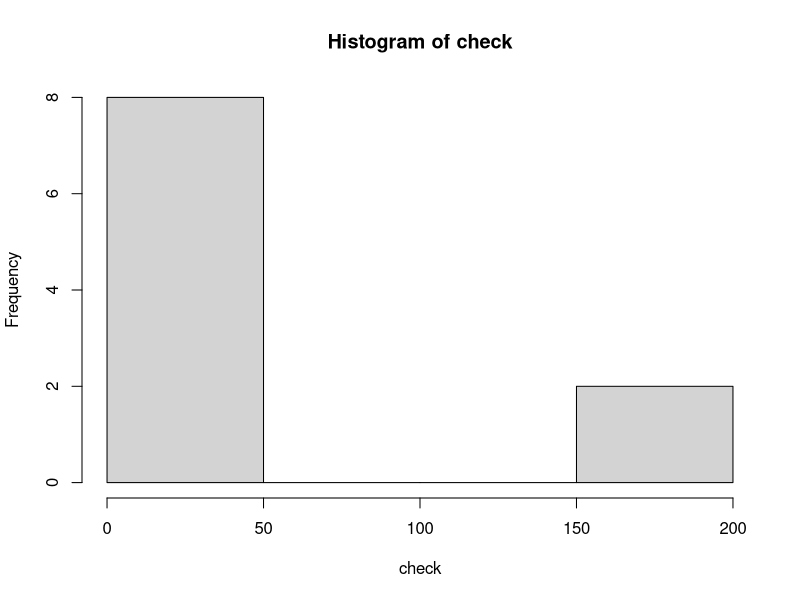

Write R code to recreate this figure. (Note: this script raises an error after producing the figure.)

#CA04 
#student number:10369317
#Carlos Justo

library(stringr)
library(stats)
library(base)


setwd("D:/Python27")
my_commits <- read.csv("changes.csv", header = TRUE, stringsAsFactors = F)

summary(my_commits)
str(my_commits)
names(my_commits)


unique(my_commits$author)
check<-table(my_commits$author)
check
hist(check) #histogram counting the commimentments by author

barplot(counts, main="Author Breakdown",xlab="Commits per author", col=c("Darkblue"))

data_set <- subset(my_commits, author != "/OU=Domain Control Validated/CN=svn.company.net")
new_data<-subset(data_set, author != "ajon0002")
unique(new_data$author)

check<-table(new_data$author)
check
barplot(counts, main="Authors",xlab="Commits per author", col=c("Darkblue"), cex.axis = 1, cex.lab=1)


#splitting the date

split_the_date <- str_split_fixed(new_data$date, " ",2)
split_the_date
str(split_the_date)
unique(split_the_date$V1) #I can check that is an atomic vector
the_date=as.data.frame(split_the_date) #converting to data frame
the_date$V1
the_date$V2

split_year<-str_split_fixed(the_date$V1, "-",2)

the_year=as.data.frame(split_year)
the_year
the_year$V1
the_year$V2

split_month<-str_split_fixed(the_year$V2, "-",2)
the_month<-as.data.frame(split_month)
the_month
the_month$V1
checking <- table(the_month$V1)
barplot(checking, main="Month Breakdown by 2015",xlab="Commits per month", col=12)
unique(checking) 








